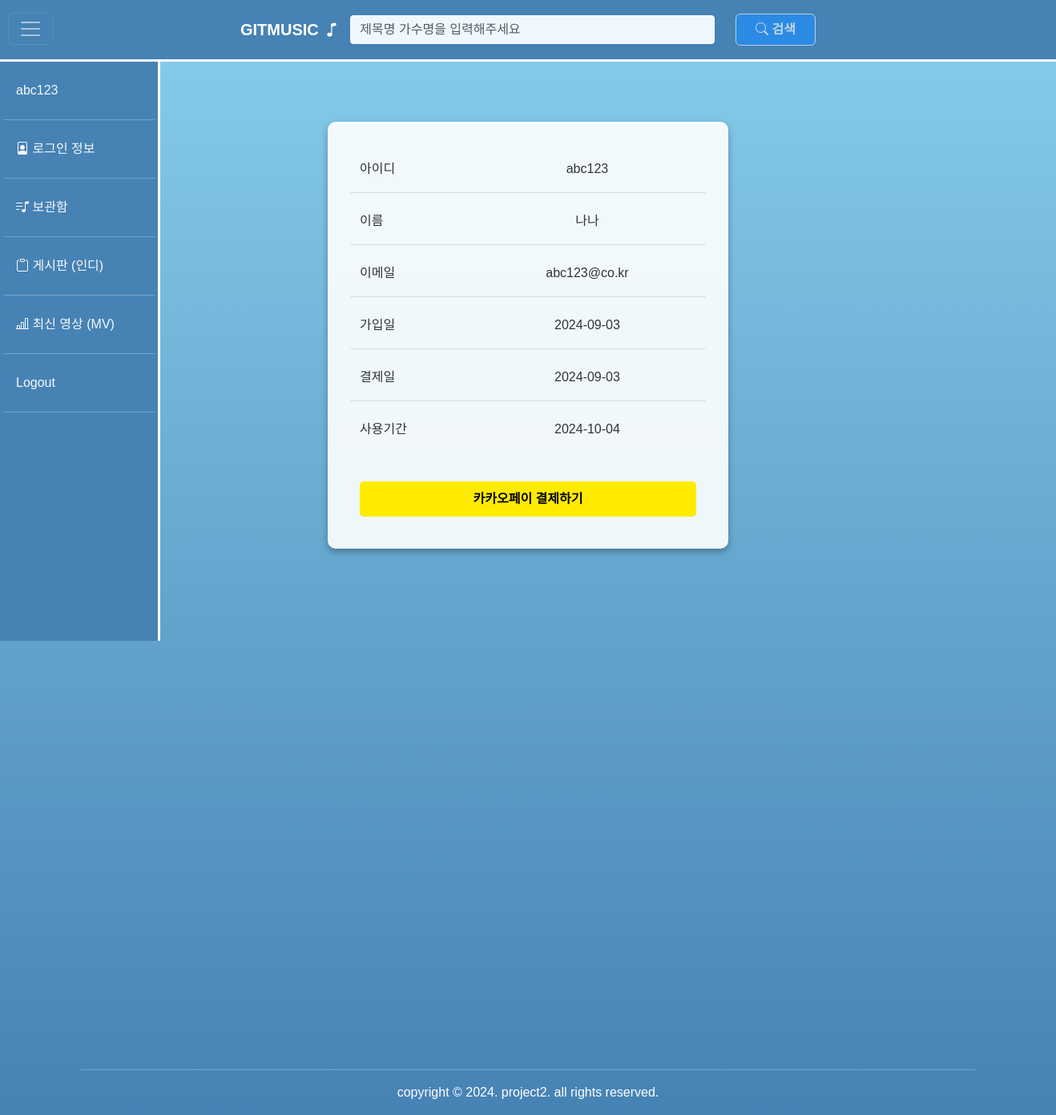
Page /member/myinfo (signed in) on the committed database.
### app/model/member.py (models this page shows)
class Member(Base):
    __tablename__ = 'member'
    mno: Mapped[int] = mapped_column(primary_key=True, autoincrement=True, index=True)
    userid: Mapped[str] = mapped_column(String(20),index=True, unique=True)
    passwd: Mapped[str]= mapped_column(String(30))
    name: Mapped[str]= mapped_column(String(20))
    email: Mapped[str]= mapped_column(String(20))
    regdate: Mapped[datetime] = mapped_column(default=datetime.now)
    storage_items = relationship("Storage", backref="member")
    payment = relationship("Payment", back_populates="member", uselist=False)

### app/model/payment.py (models this page shows, shortened)
class Payment(Base):
    __tablename__ = 'payment'
    pno: Mapped[int] = mapped_column(primary_key=True, autoincrement=True, index=True)
    userid: Mapped[str] = mapped_column(String(20),ForeignKey('member.userid'))
    payment_date: Mapped[datetime] = mapped_column(default=datetime.now)
    reg_date: Mapped[datetime] = mapped_column(default=lambda: datetime.now() + timedelta(days=31))
    member = relationship("Member", back_populates="payment")

### app/routes/member.py (the view)
@member_router.get('/myinfo', response_class=HTMLResponse)
async def myinfo(req: Request, db: Session = Depends(get_db)):
    try:
        if 'logined_uid' not in req.session:   # 로그인하지 않았다면
            return RedirectResponse('/member/login', status_code=303)
        myinfo = MemberService.selectone_member(db, req.session['logined_uid'])
        print('-->', myinfo)
        return templates.TemplateResponse('/member/myinfo.html',{'request': req, 'myinfo': myinfo})
    except Exception as ex:
        print(f'▷▷▷ myinfo 오류 발생 : {str(ex)}')
        return RedirectResponse(url='/member/error', status_code=303)

### views/templates/member/myinfo.html (shortened to what this page needs)
{% extends 'include/base.html' %}
{% block main %}
<main>
    <div class="signup-container text-center">
        {% if myinfo %}
        <form name="joinfrm" id="joinfrm">
            <div class="info-container mb-3">
                <div class="mb-3 row">
                    <label for="userid" class="col-sm-4 col-form-label text-start">아이디</label>
                    <div class="col-sm-8 text-start" id="userid">{{ myinfo.userid }}</div>
                </div>
                <div class="mb-3 row">
                    <label for="name" class="col-sm-4 col-form-label text-start">이름</label>
                    <div class="col-sm-8 text-start" id="name">{{ myinfo.name }}</div>
                </div>
                <div class="mb-3 row">
                    <label for="email" class="col-sm-4 col-form-label text-start">이메일</label>
                    <div class="col-sm-8 text-start" id="email">{{ myinfo.email }}</div>
                </div>
                <div class="mb-3 row">
                    <label for="hiredate" class="col-sm-4 col-form-label text-start">가입일</label>
                    <div class="col-sm-8 text-start" id="hiredate">{{ myinfo.regdate.strftime('%Y-%m-%d') }}</div>
                </div>
                <div class="mb-3 row">
                    <label for="payment_date" class="col-sm-4 col-form-label text-start">결제일</label>
                    <div class="col-sm-8 text-start" id="payment_date">
                        {{ myinfo.payment.payment_date.strftime('%Y-%m-%d') if myinfo.payment else '정보 없음' }}
                    </div>
                </div>
                <div class="mb-3 row">
                    <label for="usage_period" class="col-sm-4 col-form-label text-start">사용기간</label>
                    <div class="col-sm-8 text-start" id="usage_period">
                        {{ myinfo.payment.reg_date.strftime('%Y-%m-%d') if myinfo.payment else '정보 없음' }}
                    </div>
                </div>
            </div>
            <div>
                <button id="pay-button" class="pay-button">카카오페이 결제하기</button>
            </div>
        </form>
        {% else %}
        <p class="text-center">회원 정보가 없습니다.</p>
        {% endif %}
    </div>
</main>
{% endblock %}

### views/templates/member/myinfo.html (style rules this page uses)
body { background: linear-gradient(to bottom, #87CEEB, #4682B4) fixed; background-size: cover; color: white; margin: 0; font-family: Arial, sans-serif; height: 100vh; display: flex; justify-content: center; align-items: center; }
main { display: flex; justify-content: center; align-items: center; height: 100%; width: 100%; }
.signup-container { width: 100%; max-width: 500px; background: rgba(255, 255, 255, 0.9); color: #333; padding: 40px; border-radius: 10px; box-shadow: 0 4px 8px rgba(0, 0, 0, 0.3); font-weight: normal; margin-right: 300px; }
.pay-button { width: 100%; background-color: #FFEB00; color: black; border: none; padding: 10px; font-size: 16px; font-weight: bold; cursor: pointer; border-radius: 5px; margin-top: 20px; }
.info-container .row div { display: flex; justify-content: center; align-items: center; }
.info-container .row { position: relative; padding-bottom: 10px; margin-bottom: 10px; border-bottom: 1px solid rgba(192, 192, 192, 0.5); text-align: center; }
.info-container .row:last-child { border-bottom: none; }

### views/templates/include/header.html (style rules this page uses)
body { background: linear-gradient(to bottom, #87CEEB, #4682B4) fixed; color: white; margin: 0; padding: 0; }

### views/templates/include/sidebar.html (style rules this page uses)
body, html { margin: 0; padding: 0; height: 100%; }

### views/templates/include/musicinfo.html (style rules this page uses)
main { margin: 110px 50px 0 150px; transition: margin 0.5s ease; min-height: 1800px; }
.row { display: flex; justify-content: flex-start; }

### rows in the picture
Member: userid "abc123", name "나나", email "abc123@co.kr", regdate "2024-09-03"
Payment: payment.payment_date "2024-09-03", payment.reg_date "2024-10-04"

### other values in the picture
{{ request.session.logined_uid }} "abc123"
